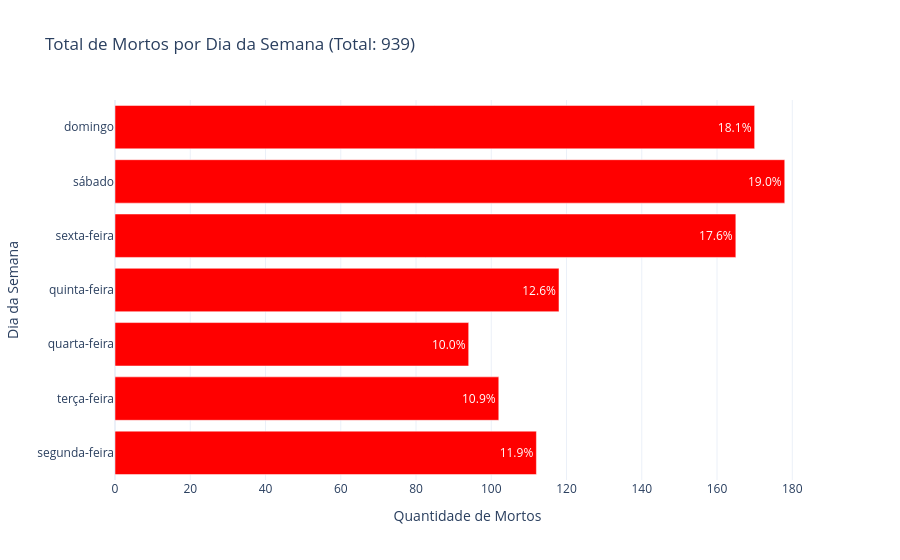

Here is the notebook cell this chart was saved with:
### Markdown cell above
O seguinte gráfico representa o percentual de feridos graves em acidentes no Brasil no período de janeiro a fevereiro de 2026. Observa-se que a maior parte dos acidentes ocorre no final de semana, principalmente no sexta-feira, onde se nota o maior percentual de casos, cerca de 17,5% do total de feridos graves. Em segundo lugar vem a sábado, seguida do domingo.

### Code cell
dados['percentual'] = dados['mortos'] / dados['mortos'].sum() * 100

# 1. Criar o resumo (Formato Longo/Agrupado)
# Isso consolida os dados por dia para o gráfico fazer sentido
resumo = dados.groupby('dia_semana', observed=True)['mortos'].sum().reset_index()
total_geral = resumo['mortos'].sum()
resumo['percentual'] = (resumo['mortos'] / total_geral * 100).round(1)

# 2. Criar o gráfico com Plotly
fig = go.Figure(data=[go.Bar(
    y=resumo['dia_semana'],
    x=resumo['mortos'],
    text=resumo['percentual'].astype(str) + '%', # Adiciona o símbolo de % no texto
    textposition='auto',
    marker_color='red',
    orientation='h'
)])

fig.update_layout(
    title=f"Total de Mortos por Dia da Semana (Total: {total_geral})",
    yaxis_title="Dia da Semana",
    xaxis_title="Quantidade de Mortos",
    template="plotly_white"
)

fig.show()

### Figure 1 — Plotly figure (JSON) as saved in the notebook; plotly's stock layout.template omitted (floating-point values rounded to 4 significant figures)
{"data": [{"marker": {"color": "red"}, "orientation": "h", "text": ["11.9%", "10.9%", "10.0%", "12.6%", "17.6%", "19.0%", "18.1%"], "textposition": "auto", "type": "bar", "x": [112, 102, 94, 118, 165, 178, 170], "y": ["segunda-feira", "terça-feira", "quarta-feira", "quinta-feira", "sexta-feira", "sábado", "domingo"]}], "layout": {"title": {"text": "Total de Mortos por Dia da Semana (Total: 939)"}, "xaxis": {"title": {"text": "Quantidade de Mortos"}}, "yaxis": {"title": {"text": "Dia da Semana"}}}}
